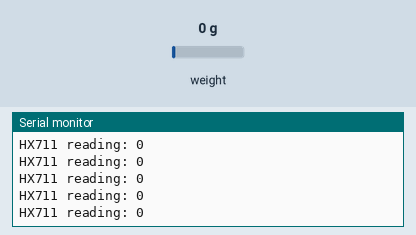
Bench run of a program on a simulated SparkFun Pro Micro, built with avr-gcc and run on an emulated ATmega32U4. Shown: the last lines printed to the serial monitor. The inputs (shaded band) are chosen by the test bench; at power-on: weight on the scale 0 g.

Above: at 1.2 s.
1.3 s: weight on the scale set to 100 g
At 1.33 s:
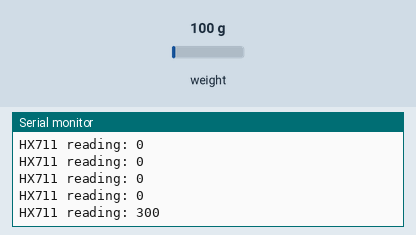
2.8 s: weight on the scale set to 1250 g
At 2.85 s:
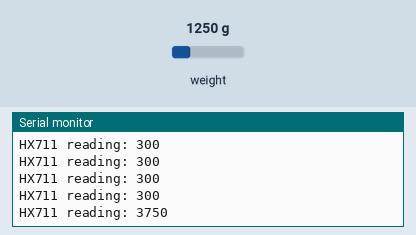
Timing chart, 0 to 5.8 s (numbered marks = the images above; inputs shaded):
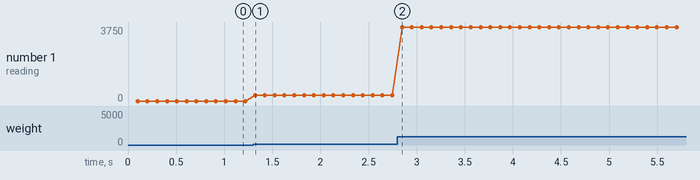

Measured:
- after the input at 1.3 s, the serial monitor: prints a new line at once (image 1)
- after the input at 2.8 s, the serial monitor: prints a new line after 0.05 s (image 2)
- plotted number 1: 0 → 300 after the input at 1.3 s, 300 → 3750 after the input at 2.8 s

The program:

main.cpp
```cpp
#include <Arduino.h>
#include "HX711.h"

// HX711 circuit wiring
const int LOADCELL_DOUT_PIN = 2;
const int LOADCELL_SCK_PIN = 3;
const int LOADCELL_CALIBRATION_FACTOR = 3.7;

HX711 scale;

void setup() {
  Serial.begin(9600);

  scale.begin(LOADCELL_DOUT_PIN, LOADCELL_SCK_PIN);
  scale.set_scale();
  // scale.tare();

  // long zero_factor = scale.read_average();
  scale.set_scale(LOADCELL_CALIBRATION_FACTOR);
}

void loop() {

  if (scale.wait_ready_timeout(1000)) {
    long reading = scale.read();
    Serial.print("HX711 reading: ");
    Serial.println(reading);
  } else {
    Serial.println("HX711 not found.");
  }

  delay(1);

}
```
